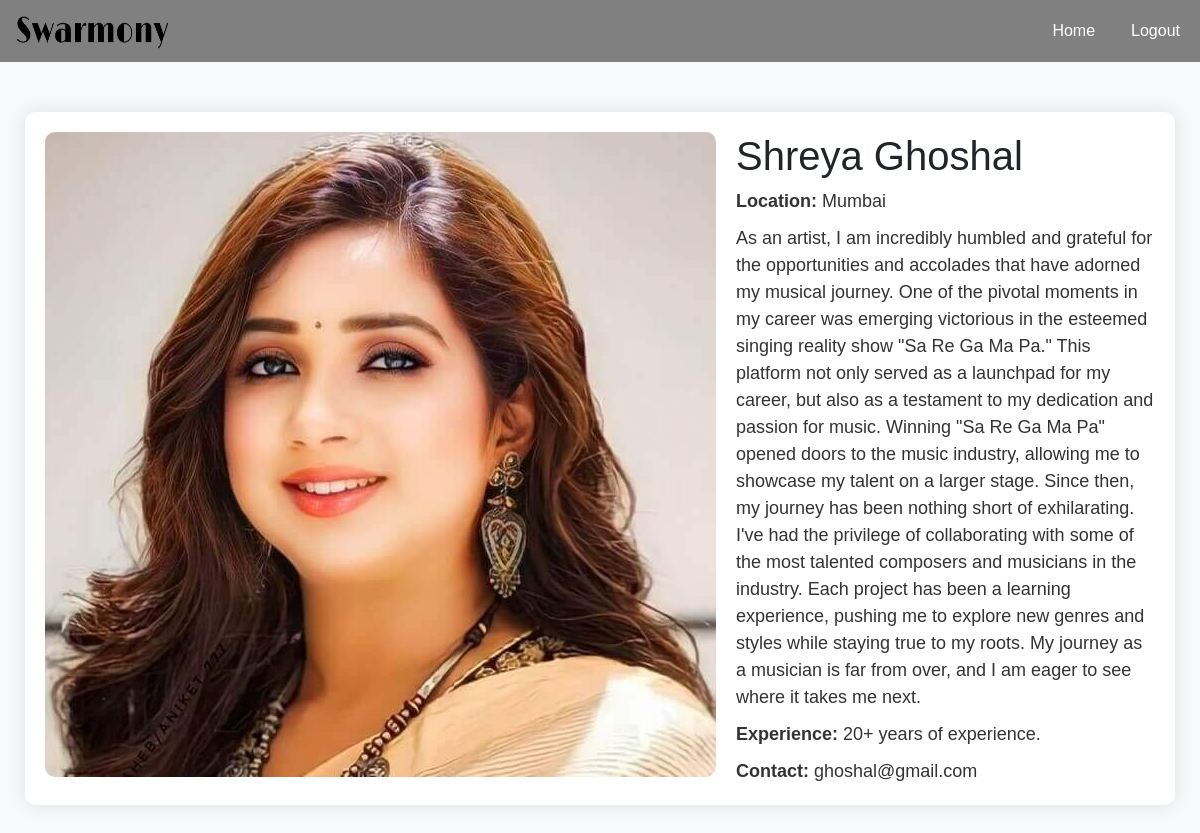
Screenshot of /detail.php?id=1 with the database file from the repository.
### tables this page shows
CREATE TABLE `artists` (
  `id` int(11) NOT NULL,
  `artistType` varchar(128) NOT NULL,
  `name` varchar(128) NOT NULL,
  `location` varchar(128) NOT NULL,
  `sdes` varchar(255) NOT NULL,
  `description` varchar(1000) NOT NULL,
  `image` varchar(100) NOT NULL,
  `experience` varchar(128) NOT NULL,
  `email` varchar(100) NOT NULL
);

### detail.php (the view, shortened to what this page needs)
<!DOCTYPE html>
<html lang="en">
<head>
    <link href="https://cdnjs.cloudflare.com/ajax/libs/twitter-bootstrap/5.3.0/css/bootstrap.min.css" rel="stylesheet">
</head>
<body>
    <nav class="navbar navbar-expand-lg navbar-light custom-navbar">
        <div class="container-fluid">
            <a class="navbar-brand custom-navbar-brand" href="index.php">
                <img src="logo.png" alt="Logo" width="160" height="36" class="d-inline-block align-top">
            </a>
            <div class="collapse navbar-collapse" id="navbarNav">
                <ul class="navbar-nav ms-auto">
                    <li class="nav-item">
                        <a class="nav-link custom-nav-link" href="index.php">Home</a>
                    </li>
                    <li class="nav-item">
                        <a class="nav-link custom-nav-link" href="logout.php">Logout</a>
                    </li>
                </ul>
            </div>
        </div>
    </nav>
    <?php
        require('db.php');
        if (isset($_GET['id'])) {
            $artist_id = $_GET['id'];
            $query = "SELECT * FROM artists WHERE id = $artist_id";
            $result = mysqli_query($conn, $query);
            if (mysqli_num_rows($result) > 0) {
                $artist = mysqli_fetch_assoc($result);
                ?>
                <div class="custom-artist-details">
                    <img src="<?php echo $artist['image']; ?>" alt="<?php echo $artist['name']; ?>">
                    <div>
                        <h1><?php echo $artist['name']; ?></h1>
                        <p><strong>Location:</strong> <?php echo $artist['location']; ?></p>
                        <p><?php echo $artist['description']; ?></p>
                        <p><strong>Experience:</strong> <?php echo $artist['experience']; ?></p>
                        <p><strong>Contact:</strong> <?php echo $artist['email']; ?></p>
                    </div>
                </div>
                <?php
            } else {
                echo "Artist not found.";
            }
        } else {
            echo "Artist ID not provided.";
        }
    ?>
</body>
</html>

### detail.php (style rules this page uses)
body { font-family: Arial, sans-serif; background-color: #f8f9fa; margin: 0; padding: 0; }
.custom-navbar { background-color: gray; }
.custom-navbar-brand, .custom-navbar-nav .custom-nav-link { color: black; }
.custom-nav-link { color: #fff; }
.nav-item { margin-left: 20px; }
.custom-artist-details { max-width: 1150px; margin: 50px auto; background-color: #fff; padding: 20px; border-radius: 10px; box-shadow: 0 0 20px rgba(0, 0, 0, 0.1); display: flex; align-items: flex-start; }
.custom-artist-details img { flex: 0 0 200px; height: auto; border-radius: 10px; margin-right: 20px; }
.custom-artist-details div { flex-grow: 1; }
.custom-artist-details h2, .custom-artist-details p { margin: 0 0 10px 0; color: #333; font-size: 18px; line-height: 1.5; }
.custom-artist-details p:last-child { margin-bottom: 0; }

### rows the page displays
artists: image (picture), name "Shreya Ghoshal", location "Mumbai", description "As an artist, I am incredibly humbled and grateful for the opportunities and accolades that have adorned my musical journey. One of the pivotal moments in my career was emerging victorious in the esteemed singing reality show \"Sa Re Ga Ma Pa.\" This platform not only served as a launchpad for my career, but also as a testament to my dedication and passion for music. Winning \"Sa Re Ga Ma Pa\" opened doors to the music industry, allowing me to showcase my talent on a larger stage. Since then, my journey has been nothing short of exhilarating. I've had the privilege of collaborating with some of the most talented composers and musicians in the industry. Each project has been a learning…", experience "20+ years of experience.", email "ghoshal@gmail.com"
